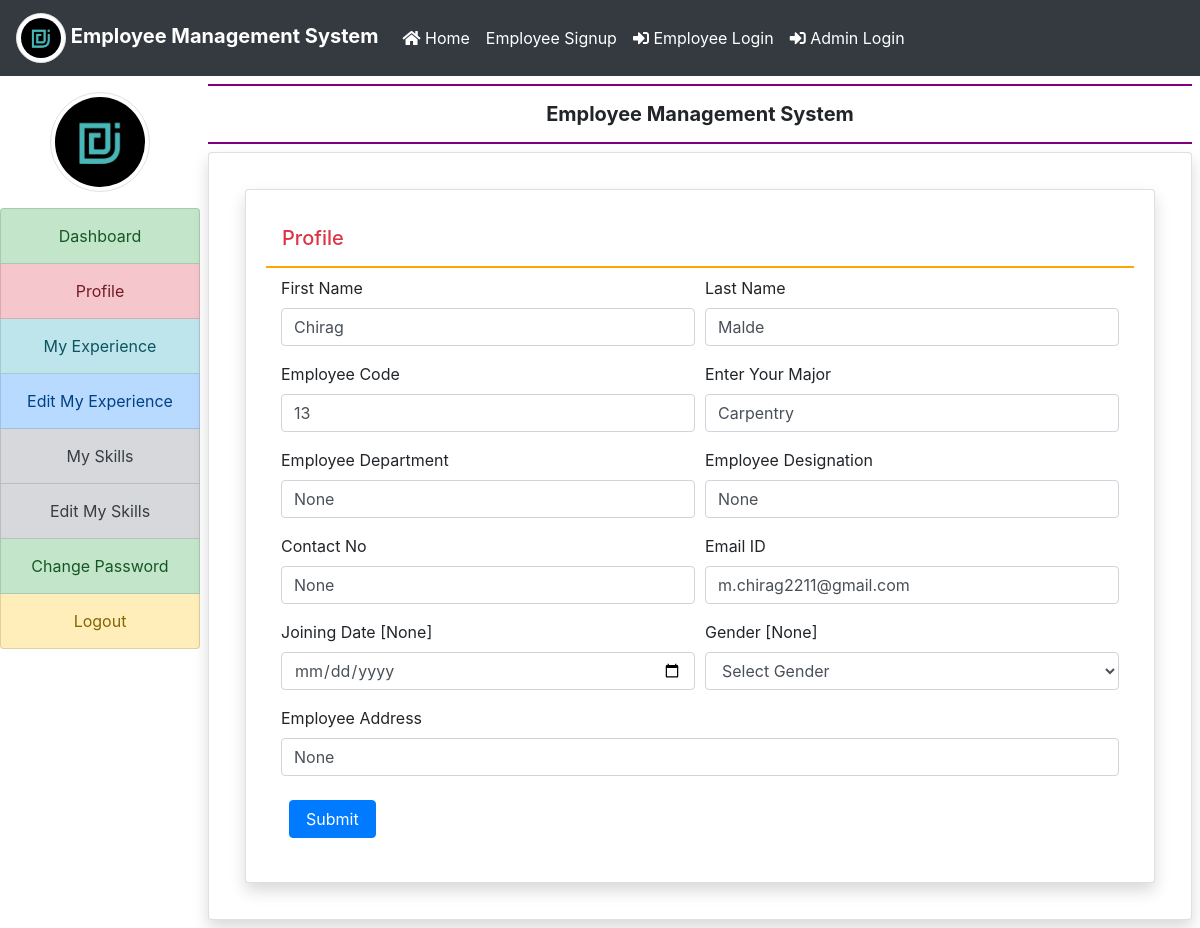
/profile/ (signed in), run on the app's committed database.
### employee/models.py (models this page shows, shortened)
class EmployeeDetail(models.Model):
    user = models.ForeignKey(User, on_delete=models.CASCADE)
    empcode = models.CharField(max_length=50)
    empaddress = models.CharField(max_length=100, null=True)
    empdept = models.CharField(max_length=100, null=True)
    designation = models.CharField(max_length=100, null=True)
    contact = models.CharField(max_length=15, null=True)
    gender = models.CharField(max_length=50, null=True)
    major = models.CharField(max_length=50,null=True)
    joiningdate = models.DateField(null=True)
    dateofbirth = models.DateField(null=True)

### employee/views.py (the view, shortened to what this page needs)
# urls.py: path('profile/',profile,name='profile'),
def profile(request):
    if not request.user.is_authenticated:
        return redirect('emp_login')
    error = ""
    user = request.user
    employee = EmployeeDetail.objects.get(user=user)
    return render(request, 'profile.html', locals())

### employee/templates/profile.html (shortened to what this page needs)
{% extends 'emp_base.html' %}
{% block main %}
<div class="card shadow m-3">
    <div class="card-body">
        <h5 class="p-3 text-danger" style="border-bottom : 2px solid orange">Profile</h5>
        <div class="container-fluid">
            <form method="post">
                <div class="form-row">
                    <div class="col-sm-6">
                        <div class="form-group">
                            <label>First Name</label>
                            <input type="text" name="firstname" class="form-control" placeholder="Enter First Name" pattern="[A-Za-z]+" value="{{employee.user.first_name}}">
                        </div>
                    </div>
                    <div class="col-sm-6">
                        <div class="form-group">
                            <label>Last Name</label>
                            <input type="text" name="lastname" class="form-control" placeholder="Enter Last Name" pattern="[A-Za-z]+" value="{{employee.user.last_name}}">
                        </div>
                    </div>
                     <div class="col-sm-6">
                        <div class="form-group">
                            <label>Employee Code</label>
                            <input type="text" name="empcode" class="form-control" placeholder="Enter Your Employee Code" pattern="[0-9]+" value="{{employee.empcode}}">
                        </div>
                    </div>
                    <div class="col-sm-6">
                        <div class="form-group">
                            <label>Enter Your Major</label>
                            <input type="text" name="major" class="form-control" placeholder="Enter Your Major" value="{{employee.major}}">
                        </div>
                    </div>
                     <div class="col-sm-6">
                        <div class="form-group">
                            <label>Employee Department</label>
                            <input type="text" name="department" class="form-control" placeholder="Department" value="{{employee.empdept}}">
                        </div>
                    </div>
                     <div class="col-sm-6">
                        <div class="form-group">
                            <label>Employee Designation</label>
                            <input type="text" name="designation" class="form-control" placeholder="Designation" value="{{employee.designation}}">
                        </div>
                    </div>
                    <div class="col-sm-6">
                        <div class="form-group">
                            <label>Contact No</label>
                            <input type="text" name="contact" class="form-control" placeholder="Contact No" value="{{employee.contact}}">
                        </div>
                    </div>
                     <div class="col-sm-6">
                        <div class="form-group">
                            <label>Email ID</label>
                            <input type="email" name="emailid" class="form-control" placeholder="Email ID" value="{{employee.user.username}}">
                        </div>
                    </div>
                     <div class="col-sm-6">
                        <div class="form-group">
                            <label>Joining Date [{{employee.joiningdate}}]</label>
                            <input type="date" name="jdate" class="form-control">
                        </div>
                    </div>
                    <div class="col-sm-6">
                        <div class="form-group">
                            <label>Gender [{{employee.gender}}]</label>
                            <select name="gender" class="form-control">
                                <option value="None">Select Gender</option>
                            </select>
                        </div>
                    </div>
                    <div class="col-sm-12">
                        <div class="form-group">
                            <label>Employee Address</label>
                            <input type="text" name="empaddress" class="form-control" placeholder="Employee Address" value="{{employee.empaddress}}">
                        </div>
                    </div>
                </div>
                  <input type="submit" value="Submit" class="m-2 px-3 btn btn-primary">
            </form>
        </div>
    </div>
</div>
{% endblock %}

### data on the page
EmployeeDetail: firstname "Chirag", lastname "Malde", empcode "13", major "Carpentry", department "None", designation "None", contact "None", emailid "m.chirag2211@gmail.com", joiningdate "None", gender "None", empaddress "None"
